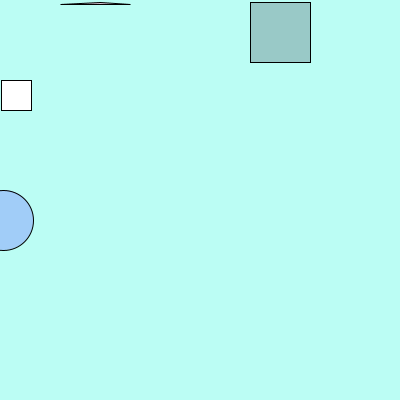
Frame 1 (no input)
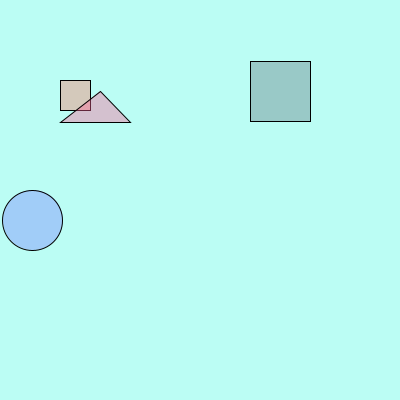
Frame 60 (the mouse pressed at the canvas centre just before this capture)
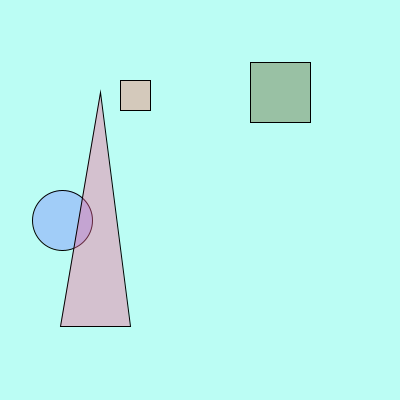
Frame 120 (the mouse held since frame 60 and released just before this capture)

The Processing sketch that drew these frames (run headless with seeded random() and noise(); from frame 60 on, the mouse is pressed at the canvas centre):

// Processing sketch: processing_98033
// ── processing_98033.pde

//declaraciÛn de variables eje

int size = 30;
float xpos = 0;
float ypos = 0;
float x1pos = 0;
float y1pos = 0;
float x2pos = 0;
float y2pos = 0;
float x3pos = 0;
float y3pos = 0;

//variables de direcciÛn

int xdirection = 1;
int ydirection = 1;
int x1direction = 1;
int y1direction = 1;
int x2direction = 1;
int y2direction = 1;
int x3direction = 1;
int y3direction = 1;

//variables de velocidad

float xspeed = 1.7;
float yspeed = 2.6;
float x1speed = 3.4;
float y1speed = 4.9;
float x2speed = 6.5;
float y2speed = 1.0;
float x3speed = 1.3;
float y3speed = 2.4;


void setup()

{

  size (400,400);

  frameRate(30);//web fps

  //posiciÛn inicial de las variables

  xpos = xpos;
  ypos = ypos;
  x1pos = x1pos;
  y1pos = y1pos;
  x2pos = x2pos;
  y2pos = y2pos;
  x3pos = x3pos;
  y3pos = y3pos;
}
void draw()
{
  background(187,253,244);
  xpos = xpos + ( xspeed * xdirection );
  ypos = ypos + ( yspeed * ydirection );  
  x1pos = x1pos +( x1speed * x1direction );
  y1pos = y1pos + ( y1speed * y1direction );
  x2pos = x2pos + ( x2speed * x2direction );
  y2pos = y2pos + ( y2speed * y2direction );
  x3pos = x3pos + ( x3speed * x3direction );
  y3pos = y3pos + ( y3speed * ydirection );
  //condicionales de regreso

  if (mouseX > 200){
    xdirection *= 0;
    x2direction *= 0;
     x3direction *= 0;
  }
    else{ xdirection *=1;
    x2direction *= 1;
     x3direction *= 1;
  }
  

  if (mouseY >= 200){
    ydirection *= 0;
    y2direction *= 0;
     y3direction *= 0;
  }
  if (mouseY<200){
    ydirection *= 1;
    y2direction *= 1;
     y3direction *=1;
  }
  
 

  
 
 

  //figuras
  rect(xpos,80,size,size);
  if ((xpos < 133)&&(xpos > 0)){
    xspeed = 1; //velocidad de este segmento
    fill(120,130,280,100); //color de la figura en este segmento
  }
  if ((xpos < 266)&&(xpos > 133)){
    xspeed = 2.5;
    fill(0,030,200,100);
  }
  if ((xpos > 266)&&(xpos < 400)){
    xspeed = xspeed + 2;
    fill(120,250,250,100);
  }

  ellipse(x1pos,220,60,60);
  if ((x1pos < 133)&&(x1pos > 0)){
    x1speed = 0.5;
    fill(250,100,150,100);
  }
  if ((x1pos < 266) && (x1pos > 133)){
    x1speed = x1speed +2;
    fill(0,070,050,100);
  }
  if ((xpos > 266)&&(xpos < 400)){
    x1speed = x1speed +1;
    fill(280,0,100,100);
  }
  triangle(100,ypos,60,y1pos,130,y1pos);
  if ((ypos <=200) && (ypos >=0)) {
    yspeed = 1.5;
    fill(200,100,120,100);
  }

  if ((y1pos <=200) && (y1pos >=0)) {
    y1speed = 2;
    fill(100,120,130,100);
  }
  if ((ypos >= 200) && (ypos <=height)){

    yspeed = 4;
    fill(100,020,200,100);
  }
  if ((y1pos >= 200) && (y1pos <= height)){
    y1speed = 6;
    fill(100,100,050,100);
  }
  rect (250, y3pos, 60,60);
  if ((y3pos<=200) && (y3pos>=0)) {
    y3speed= 1;
    fill(250,120,100,100);
  }
  if ((y3pos>= 200) && (y3pos<=height)){
    y3speed= 2.5;
    fill (050,100,100,100); 
  }
  if ((y3pos >= 200) && (y3pos <= height)){
    y3speed = 3.8;
    fill(100,200,150,100);
  }

}
